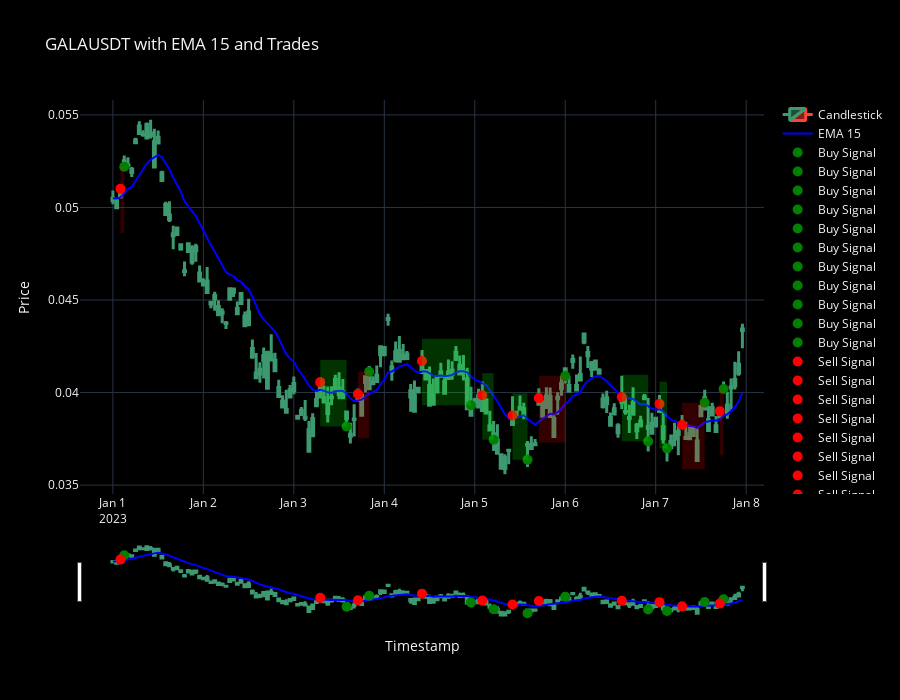

Write notebook code for a chart like this one.
### Code cell
result = ema_touch_strategy_with_plot(
    coin="GALAUSDT",
    ema_number=15,
    budget=3000,
    trading_fee=0.001,
    interval="1h",
    days=7,
    chart_height=700,
    trend="negative"
)

print(f"Number of Trades: {result['Number of Trades']}")
print(f"Profit & Loss: ${result['Profit & Loss']:.2f}")
print(f"Win %: {result['Win %']:.2f}%")
print(f"Ending Total Budget: ${result['Ending Total Budget']:.2f}")

print(result['Trades DataFrame'].head())

result['Candlestick Plot'].show()

### Figure 1 — Plotly figure (JSON) as saved in the notebook; plotly's stock layout.template omitted (floating-point values rounded to 4 significant figures; data arrays with more than 128 entries replaced by an {"elided": "..."} marker saying what was removed)
{"data": [{"close": {"elided": "168 float values"}, "decreasing": {"line": {"width": 3}}, "high": {"elided": "168 float values"}, "increasing": {"line": {"width": 3}}, "low": {"elided": "168 float values"}, "name": "Candlestick", "open": {"elided": "168 float values"}, "type": "candlestick", "x": {"elided": "168 str values"}}, {"line": {"color": "blue", "width": 2}, "mode": "lines", "name": "EMA 15", "type": "scatter", "x": {"elided": "168 str values"}, "y": {"elided": "168 float values"}}, {"marker": {"color": "green", "size": 10}, "mode": "markers", "name": "Buy Signal", "type": "scatter", "x": ["2023-01-01T03:00:00"], "y": [0.0522]}, {"marker": {"color": "green", "size": 10}, "mode": "markers", "name": "Buy Signal", "type": "scatter", "x": ["2023-01-03T14:00:00"], "y": [0.03817]}, {"marker": {"color": "green", "size": 10}, "mode": "markers", "name": "Buy Signal", "type": "scatter", "x": ["2023-01-03T20:00:00"], "y": [0.04112]}, {"marker": {"color": "green", "size": 10}, "mode": "markers", "name": "Buy Signal", "type": "scatter", "x": ["2023-01-04T23:00:00"], "y": [0.03931]}, {"marker": {"color": "green", "size": 10}, "mode": "markers", "name": "Buy Signal", "type": "scatter", "x": ["2023-01-05T05:00:00"], "y": [0.03746]}, {"marker": {"color": "green", "size": 10}, "mode": "markers", "name": "Buy Signal", "type": "scatter", "x": ["2023-01-05T14:00:00"], "y": [0.03637]}, {"marker": {"color": "green", "size": 10}, "mode": "markers", "name": "Buy Signal", "type": "scatter", "x": ["2023-01-06T00:00:00"], "y": [0.0409]}, {"marker": {"color": "green", "size": 10}, "mode": "markers", "name": "Buy Signal", "type": "scatter", "x": ["2023-01-06T22:00:00"], "y": [0.03736]}, {"marker": {"color": "green", "size": 10}, "mode": "markers", "name": "Buy Signal", "type": "scatter", "x": ["2023-01-07T03:00:00"], "y": [0.03699]}, {"marker": {"color": "green", "size": 10}, "mode": "markers", "name": "Buy Signal", "type": "scatter", "x": ["2023-01-07T13:00:00"], "y": [0.03945]}, {"marker": {"color": "green", "size": 10}, "mode": "markers", "name": "Buy Signal", "type": "scatter", "x": ["2023-01-07T18:00:00"], "y": [0.04019]}, {"marker": {"color": "red", "size": 10}, "mode": "markers", "name": "Sell Signal", "type": "scatter", "x": ["2023-01-01T02:00:00"], "y": [0.05101]}, {"marker": {"color": "red", "size": 10}, "mode": "markers", "name": "Sell Signal", "type": "scatter", "x": ["2023-01-03T07:00:00"], "y": [0.04056]}, {"marker": {"color": "red", "size": 10}, "mode": "markers", "name": "Sell Signal", "type": "scatter", "x": ["2023-01-03T17:00:00"], "y": [0.03992]}, {"marker": {"color": "red", "size": 10}, "mode": "markers", "name": "Sell Signal", "type": "scatter", "x": ["2023-01-04T10:00:00"], "y": [0.04171]}, {"marker": {"color": "red", "size": 10}, "mode": "markers", "name": "Sell Signal", "type": "scatter", "x": ["2023-01-05T02:00:00"], "y": [0.03985]}, {"marker": {"color": "red", "size": 10}, "mode": "markers", "name": "Sell Signal", "type": "scatter", "x": ["2023-01-05T10:00:00"], "y": [0.03876]}, {"marker": {"color": "red", "size": 10}, "mode": "markers", "name": "Sell Signal", "type": "scatter", "x": ["2023-01-05T17:00:00"], "y": [0.0397]}, {"marker": {"color": "red", "size": 10}, "mode": "markers", "name": "Sell Signal", "type": "scatter", "x": ["2023-01-06T15:00:00"], "y": [0.03976]}, {"marker": {"color": "red", "size": 10}, "mode": "markers", "name": "Sell Signal", "type": "scatter", "x": ["2023-01-07T01:00:00"], "y": [0.03939]}, {"marker": {"color": "red", "size": 10}, "mode": "markers", "name": "Sell Signal", "type": "scatter", "x": ["2023-01-07T07:00:00"], "y": [0.03825]}, {"marker": {"color": "red", "size": 10}, "mode": "markers", "name": "Sell Signal", "type": "scatter", "x": ["2023-01-07T17:00:00"], "y": [0.039]}], "layout": {"height": 700, "paper_bgcolor": "black", "plot_bgcolor": "black", "shapes": [{"fillcolor": "rgba(255,0,0,0.2)", "line": {"width": 0}, "type": "rect", "x0": "2023-01-01T02:00:00", "x1": "2023-01-01T03:00:00", "y0": 0.0522, "y1": 0.04861}, {"fillcolor": "rgba(0,255,0,0.2)", "line": {"width": 0}, "type": "rect", "x0": "2023-01-03T07:00:00", "x1": "2023-01-03T14:00:00", "y0": 0.04176, "y1": 0.03817}, {"fillcolor": "rgba(255,0,0,0.2)", "line": {"width": 0}, "type": "rect", "x0": "2023-01-03T17:00:00", "x1": "2023-01-03T20:00:00", "y0": 0.04112, "y1": 0.03753}, {"fillcolor": "rgba(0,255,0,0.2)", "line": {"width": 0}, "type": "rect", "x0": "2023-01-04T10:00:00", "x1": "2023-01-04T23:00:00", "y0": 0.04291, "y1": 0.03931}, {"fillcolor": "rgba(0,255,0,0.2)", "line": {"width": 0}, "type": "rect", "x0": "2023-01-05T02:00:00", "x1": "2023-01-05T05:00:00", "y0": 0.04105, "y1": 0.03746}, {"fillcolor": "rgba(0,255,0,0.2)", "line": {"width": 0}, "type": "rect", "x0": "2023-01-05T10:00:00", "x1": "2023-01-05T14:00:00", "y0": 0.03996, "y1": 0.03637}, {"fillcolor": "rgba(255,0,0,0.2)", "line": {"width": 0}, "type": "rect", "x0": "2023-01-05T17:00:00", "x1": "2023-01-06T00:00:00", "y0": 0.0409, "y1": 0.0373}, {"fillcolor": "rgba(0,255,0,0.2)", "line": {"width": 0}, "type": "rect", "x0": "2023-01-06T15:00:00", "x1": "2023-01-06T22:00:00", "y0": 0.04096, "y1": 0.03736}, {"fillcolor": "rgba(0,255,0,0.2)", "line": {"width": 0}, "type": "rect", "x0": "2023-01-07T01:00:00", "x1": "2023-01-07T03:00:00", "y0": 0.04059, "y1": 0.03699}, {"fillcolor": "rgba(255,0,0,0.2)", "line": {"width": 0}, "type": "rect", "x0": "2023-01-07T07:00:00", "x1": "2023-01-07T13:00:00", "y0": 0.03945, "y1": 0.03585}, {"fillcolor": "rgba(255,0,0,0.2)", "line": {"width": 0}, "type": "rect", "x0": "2023-01-07T17:00:00", "x1": "2023-01-07T18:00:00", "y0": 0.04019, "y1": 0.0366}], "title": {"text": "GALAUSDT with EMA 15 and Trades"}, "xaxis": {"title": {"text": "Timestamp"}}, "yaxis": {"title": {"text": "Price"}}}}
